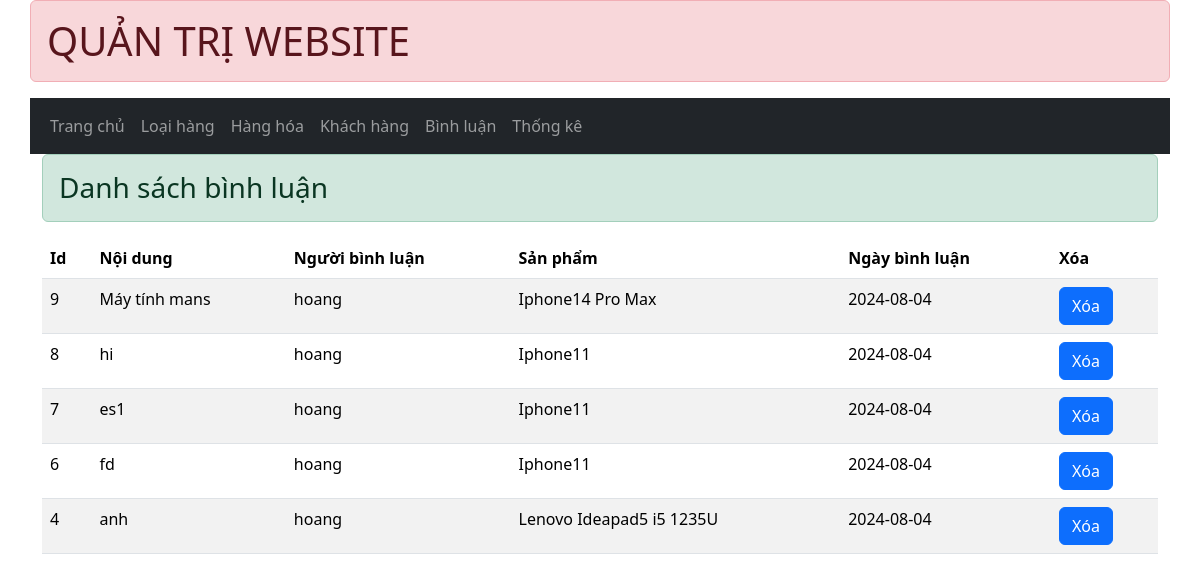
Page /admin/index.php?act=listComment (signed in) on the committed database.
### tables this page shows
CREATE TABLE `comment` (
  `id_com` int NOT NULL,
  `detail_com` varchar(255) NOT NULL,
  `user` varchar(255) NOT NULL,
  `id_pro` int NOT NULL,
  `date_com` varchar(50) NOT NULL
);

CREATE TABLE `product` (
  `id_pro` int NOT NULL,
  `img` varchar(256) NOT NULL,
  `name_pro` varchar(256) NOT NULL,
  `price_pro` int NOT NULL,
  `id_cat` int NOT NULL,
  `detail_pro` text NOT NULL,
  `view_pro` int NOT NULL
);

### admin/controllers/commentController.php (called while the page is built, shortened)
<?php
class commentController{
    public $commentModel;
    function __construct(){
        $this->commentModel = new commentModel();
    }
    function listComment(){
        $comments = $this->commentModel->comment();
        require_once 'views/listComment.php';
    }
}

### admin/index.php (called while the page is built, shortened)
<?php
require_once 'controllers/commentController.php';
require_once 'models/commentModel.php';
require_once '../commons/function.php';
$act=$_GET['act']??'/';
match ($act) {
    '/' => (new dashboardController())->dashboard(),
    'listProduct' => (new productController())->listProduct(),
    'listCategory'=> (new categoryController())->listCategory(),
    'listClient' => (new clientController())->listClient(),
    'listComment' => (new commentController())->listComment(),
    'listThongKe' => (new thongkeController())->listThongKe(),
    'insertProduct' => (new productController())->insert(),
    'insertCategory'=>(new categoryController())->insertCategory(),
    'insertClient' => (new clientController())->insertClient(),
    'updateProduct'=> (new productController())->update($_GET['id']),
    'updateCategory'=> (new categoryController())->updateCategory($_GET['id']),
    'updateClient'=> (new clientController())->updateClient($_GET['id']),
    'deleteProduct'=> (new productController())->delete($_GET['id']),
    'deleteCategory'=> (new categoryController())->deleteCategory($_GET['id']),
    'deleteClient'=> (new clientController())->deleteClient($_GET['id']),
    'deleteComment' => (new commentController())->deleteComment($_GET['id']),
    'bieudo'=>(new thongkeController())->bieudo(),
};

### commons/function.php (called while the page is built)
<?php
function connDBAss() {
    $host="mysql:host=localhost;dbname=web2014_assignment;charset=utf8";
    $user="root";
    $pass="";
    try {
        $conn = new PDO($host, $user, $pass);
        $conn->setAttribute(PDO::ATTR_ERRMODE, PDO::ERRMODE_EXCEPTION);
        return $conn;
    } catch (PDOException $th) {
        echo $th->getMessage();
    }
}

### admin/models/commentModel.php (called while the page is built, shortened)
<?php
class commentModel{
    public $conn;
    function __construct() {
        $this->conn = connDBAss();
    }
    function comment()
    {
        $sql = "SELECT * FROM comment JOIN product ON product.id_pro=comment.id_pro order by comment.id_pro desc, id_com desc";
        return $this->conn->query($sql)->fetchAll();
    }
}

### admin/views/listComment.php (the view, shortened to what this page needs)
<!DOCTYPE html>
<html lang="en">
<head>
    <link href="../assets/css/bootstrap.min.css" rel="stylesheet">
    <link href="../assets/css/jquery-ui.min.css" rel="stylesheet">
</head>
<body>
    <div class="container">
        <header class="row">
            <h1 class="alert alert-danger">QUẢN TRỊ WEBSITE</h1>
        </header>
        <nav class="row">
            <?php require_once 'component/menu.php'; ?>
        </nav>
        <h3 class="alert alert-success">Danh sách bình luận</h3>
        <table class="table table-striped">
            <thead>
                <tr>
                    <th>Id</th>
                    <th>Nội dung</th>
                    <th>Người bình luận</th>
                    <th>Sản phẩm</th>
                    <th>Ngày bình luận</th>
                    <th>Xóa</th>
                </tr>
            </thead>
            <tbody>
                <?php
                foreach ($comments as $key => $value) {
                    ?>
                    <tr>
                        <td><?= $value['id_com'] ?></td>
                        <td><?= $value['detail_com'] ?></td>
                        <td><?= $value['user'] ?></td>
                        <td><?= $value['name_pro'] ?></td>
                        <td><?= $value['date_com'] ?></td>
                        <td><a onclick="return confirm('Bạn có muốn xóa ko?')"
                                href="?act=deleteComment&id=<?= $value['id_com'] ?>"><button class="btn btn-primary">Xóa</button></a></td>
                    </tr>
                    <?php
                }
                ?>
            </tbody>
        </table>
    </div>
</body>
</html>

### admin/views/component/menu.php
<nav class="navbar navbar-expand-sm bg-dark navbar-dark">
  <div class="container-fluid">
    <ul class="navbar-nav">
      <li class="nav-item">
        <a class="nav-link" href="./">Trang chủ</a>
      </li>
     <li class="nav-item">
        <a class="nav-link" href="?act=insertCategory">Loại hàng</a>
      </li>
      <li class="nav-item">
        <a class="nav-link" href="?act=insertProduct">Hàng hóa</a>
      </li>
      <li class="nav-item">
        <a class="nav-link" href="?act=insertClient">Khách hàng</a>
      </li>
      <li class="nav-item">
        <a class="nav-link" href="?act=listComment">Bình luận</a>
      </li>
      <li class="nav-item">
        <a class="nav-link" href="?act=listThongKe">Thống kê</a>
      </li>
    </ul>
  </div>
</nav>

### rows in the picture
comment: id_com "9", detail_com "Máy tính mans", user "hoang", id_pro.name_pro "Iphone14 Pro Max", date_com "2024-08-04"
comment: id_com "8", detail_com "hi", user "hoang", id_pro.name_pro "Iphone11", date_com "2024-08-04"
comment: id_com "7", detail_com "es1", user "hoang", id_pro.name_pro "Iphone11", date_com "2024-08-04"
comment: id_com "6", detail_com "fd", user "hoang", id_pro.name_pro "Iphone11", date_com "2024-08-04"
comment: id_com "4", detail_com "anh", user "hoang", id_pro.name_pro "Lenovo Ideapad5 i5 1235U", date_com "2024-08-04"
